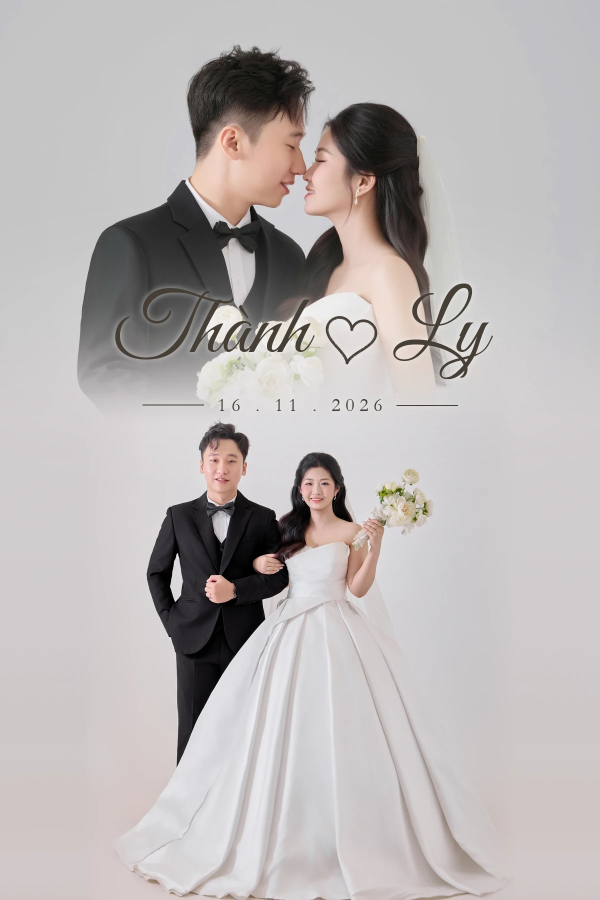
#> input picture assets/img/album-01.webp, 1200 x 1800 px, given in place of 2W4A4766.jpg, which was not available (shown at 1/2 size)
$ python edit_red_photos.py
#> lines starting #> are read from the running program, lines starting #| are printed output that depends on the picture; after the words box and inside, x2 and y2 are one past the last pixel; in counts of white or black regions, pixels touching at a corner belong together; pictures that were not available may be replaced by others from this repository, and a replacement may not be noted
"""Chỉnh ảnh nền rèm đỏ (studio) cho album.

- Nền (tường be, sàn gỗ) -> trắng; rèm, hoa, thảm đỏ giữ nguyên
- Váy / áo vest trắng: sáng hơn theo tỉ lệ (giữ nếp vải), bỏ ám vàng
- KHÔNG nâng sáng toàn ảnh, KHÔNG đụng vào mặt và da: mọi điểm ảnh ngoài nền + vải giữ nguyên gốc

Chạy:  python edit_red_photos.py            (tất cả ảnh)
       python edit_red_photos.py 2W4A4725   (một ảnh)

Toạ độ trong PHOTOS tính theo ảnh thu nhỏ rộng 862px.
"""
import os
import sys
import numpy as np
from PIL import Image, ImageOps, ImageCms, ImageFilter

ROOT = os.path.dirname(os.path.abspath(__file__))
IMG_DIR = os.path.join(ROOT, "assets", "img")
OUT_W = 934
BG_L = 90  # độ sáng nền (Lab 0-100): 95 = trắng tinh, 90 = trắng ngà dịu

PHOTOS = {
    "2W4A4766": {
        "out": "album-04.webp",
        "crop_top": 24,  # px ở ảnh đầu ra
        "person": [(205, 325, 585, 1062), (340, 760, 752, 1062)],
        "faces": [(285, 330, 390, 470), (425, 370, 520, 500)],
        "wall": [(0, 0, 160, 620), (706, 0, 862, 620)],
        "floor": [(0, 940, 175, 1292), (680, 950, 862, 1292)],
    },
    "2W4A4725": {
        "out": "2W4A4725.webp",
        "crop_top": 85,  # bỏ dải trần nhà tối
        "person": [(205, 375, 420, 1040), (370, 420, 605, 1068), (380, 850, 770, 1068)],
        "faces": [(275, 375, 365, 485), (440, 420, 525, 535)],
        "wall": [(0, 0, 200, 1000), (680, 0, 862, 1000)],
        "floor": [(0, 940, 170, 1292), (690, 975, 862, 1292)],
    },
    "2W4A4802": {
        "out": "2W4A4802.webp",
        "crop_top": 108,  # bỏ dải trần nhà tối
        "person": [(225, 400, 405, 1065), (295, 445, 700, 1105)],
        "faces": [(295, 405, 385, 515), (380, 450, 460, 565)],
        "wall": [(0, 0, 205, 1000), (690, 0, 862, 1000)],
        "floor": [(0, 975, 185, 1292), (670, 990, 862, 1292)],
    },
}

srgb = ImageCms.createProfile("sRGB")
lab = ImageCms.createProfile("LAB")
to_lab = ImageCms.buildTransformFromOpenProfiles(srgb, lab, "RGB", "LAB")
to_rgb = ImageCms.buildTransformFromOpenProfiles(lab, srgb, "LAB", "RGB")


def tolab(im):
    x = np.asarray(ImageCms.applyTransform(im, to_lab))
    return np.dstack([x[..., 0].astype(float) / 255 * 100,
                      x[..., 1:].copy().view(np.int8).astype(float)])


def fromlab(x):
    L = np.clip(x[..., 0] / 100 * 255, 0, 255).round().astype(np.uint8)
    ab = np.clip(x[..., 1:], -128, 127).round().astype(np.int8).view(np.uint8)
    return ImageCms.applyTransform(Image.fromarray(np.dstack([L, ab]), "LAB"), to_rgb)


def smooth(m, r):
    img = Image.fromarray((np.clip(m, 0, 1) * 255).astype("uint8"))
    return np.asarray(img.filter(ImageFilter.GaussianBlur(r))).astype(float) / 255


def ramp(v, lo, hi):
    return np.clip((v - lo) / (hi - lo), 0, 1)


def process(name, cfg):
#> called with name = '2W4A4766'
    src = ImageOps.exif_transpose(Image.open(os.path.join(IMG_DIR, name + ".jpg"))).convert("RGB")
#> src is the input picture: PIL image 1200x1800 RGB; mean R, G, B 186.3, 181.3, 180.9
    src = src.resize((OUT_W, round(src.height * OUT_W / src.width)), Image.LANCZOS)
#> src: PIL image 934x1401 RGB
    x = tolab(src)
#> in tolab, `return np.dstack([x[..., 0].astype(float) / 255 * 100, x[..., 1:].copy..`:
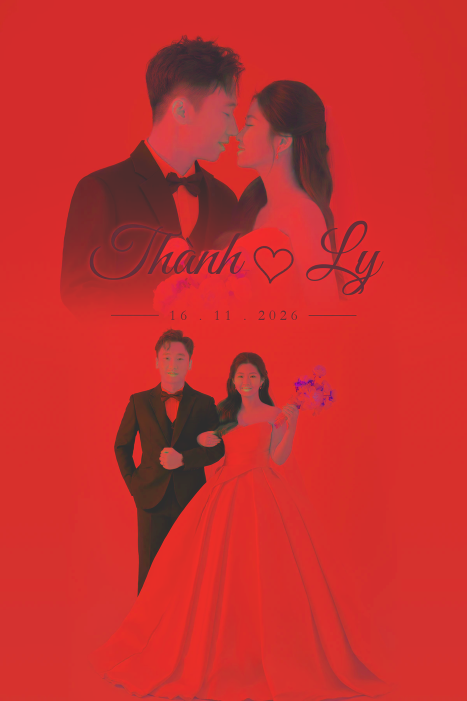
#> returned value: shape (1401, 934, 3) float64 (shown at 1/2 size); mean of channels 0, 1, 2 73.5, 1.8, 1; drawn with min black and max white
    L, A, B = x[..., 0], x[..., 1], x[..., 2]
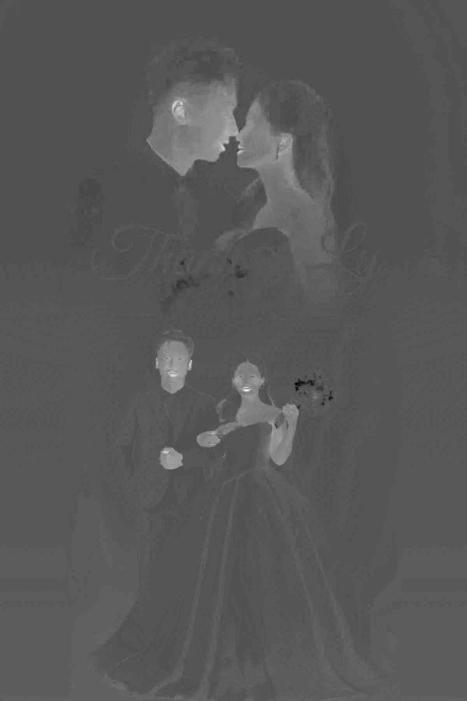
#> A: shape (1401, 934) float64 (shown at 1/2 size); min -21, max 45, mean 1.8; drawn with min black and max white
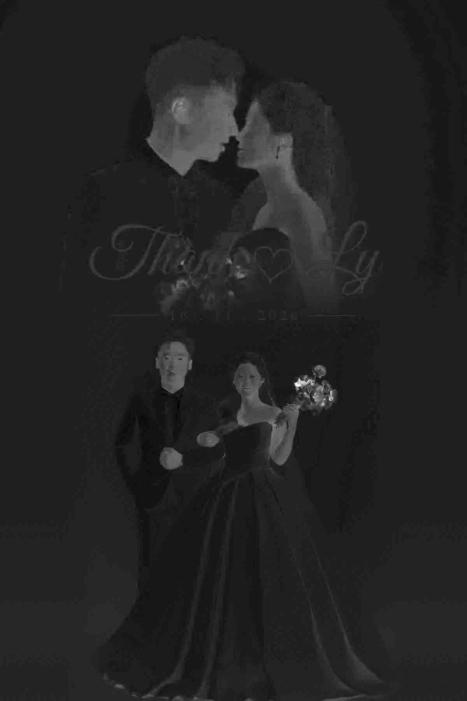
#> B: shape (1401, 934) float64 (shown at 1/2 size); min -8, max 57, mean 1; drawn with min black and max white
    h, w = L.shape
#> h = 1401; w = 934
    chroma = np.hypot(A, B)
    yy, xx = np.mgrid[0:h, 0:w]
    s = w / 862
#> s = 1.08

    def boxes(rects):
        m = np.zeros((h, w))
        for x0, y0, x1, y1 in rects:
            m = np.maximum(m, ((xx >= x0 * s) & (xx < x1 * s) & (yy >= y0 * s) & (yy < y1 * s)).astype(float))
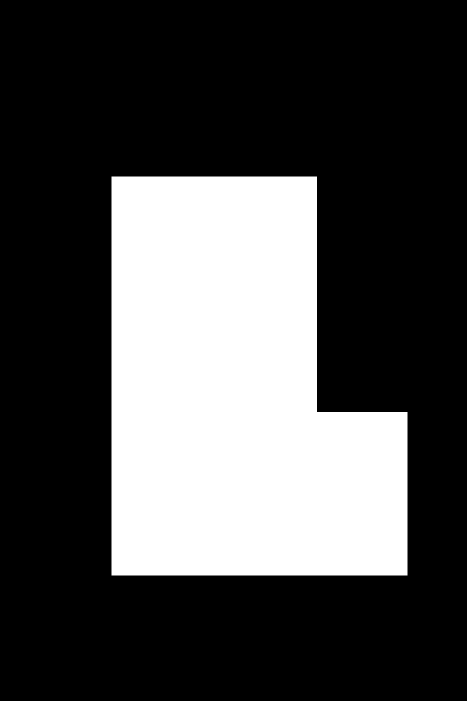
#> m: shape (1401, 934) float64 (shown at 1/2 size); values 0 (black) and 1 (white), 29.6% white; 1 white region, box (x1, y1, x2, y2) and area: (223, 353, 815, 1151) 387165
        return m

    person = smooth(boxes(cfg["person"]), 6)
    faces = smooth(boxes(cfg["faces"]), 4)
#> after the loop in boxes (call 2), `for x0, y0, x1, y1 in rects:`: m: shape (1401, 934) float64; values 0 (black) and 1 (white), 2.4% white; 2 white regions, box (x1, y1, x2, y2) and area: (309, 358, 423, 510) 17328, (461, 401, 564, 542) 14523
    wall, floor = boxes(cfg["wall"]), boxes(cfg["floor"])
#> after the loop in boxes (call 3), `for x0, y0, x1, y1 in rects:`: m: shape (1401, 934) float64; values 0 (black) and 1 (white), 17.6% white; 2 white regions, box (x1, y1, x2, y2) and area: (0, 0, 174, 672) 116928, (765, 0, 934, 672) 113568
#> after the loop in boxes (call 4), `for x0, y0, x1, y1 in rects:`:
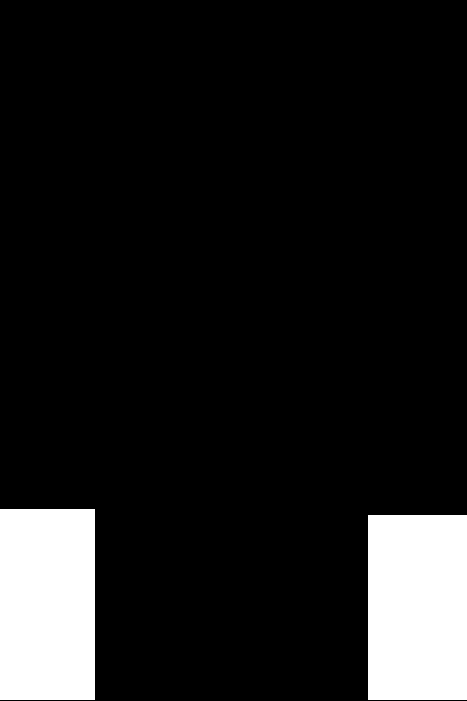
#> m: shape (1401, 934) float64 (shown at 1/2 size); values 0 (black) and 1 (white), 11.1% white; 2 white regions, box (x1, y1, x2, y2) and area: (737, 1030, 934, 1400) 72890, (0, 1019, 190, 1400) 72390

    # 1) Nền -> trắng: trong vùng tường/sàn, chừa màu đỏ và bóng tối trong lùm hoa
    not_red = (1 - ramp(A, 18, 28)) * (1 - ramp(chroma, 22, 32))
    bg = wall * ramp(L, 24, 34) + floor * ramp(L, 8, 16)
    protect = person * np.maximum(1 - floor, ramp(L, 62, 72))
    bg = smooth(np.clip(bg, 0, 1) * not_red * (1 - protect), 1.5)
    L1 = L + (BG_L - L) * bg
    A1 = A * (1 - bg)
    B1 = B * (1 - bg)

    # 2) Vải trắng (váy, vest): trung tính, không phải da ấm, không phải mặt
    warm = ramp(B, 6, 12) * ramp(A, 3, 8)
    fabric = smooth(person * (1 - ramp(chroma, 9, 16)) * (1 - warm) * ramp(L, 50, 62) * (1 - faces), 1.2)
    Lf = L * 1.10                         # sáng theo tỉ lệ -> giữ nếp
    k = 88
    over = Lf > k
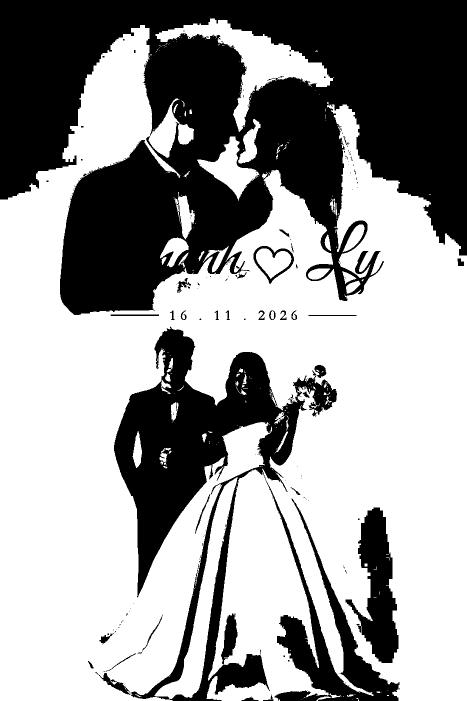
#> over: shape (1401, 934) bool (shown at 1/2 size); 60.7% white; 172 black regions (141 under 20 px), largest, box (x1, y1, x2, y2) and area: (0, 0, 934, 630) 369526, (191, 653, 799, 1401) 123988, (691, 1015, 797, 1326) 16289
    Lf[over] = k + (100 - k) * np.tanh((Lf[over] - k) / (100 - k)) * 0.97   # không cháy trắng
    L1 = L1 * (1 - fabric) + Lf * fabric
    A1 = A1 * (1 - fabric * 0.7)
    B1 = B1 * (1 - fabric * 0.7)

    res = fromlab(np.dstack([L1, A1, B1]))
    # Chỉ ghép phần đã chỉnh; mặt, da, rèm, hoa giữ nguyên điểm ảnh gốc
    edit = np.clip(np.maximum(bg, fabric) * 1.5, 0, 1)[..., None]
    out = Image.fromarray((np.asarray(res) * edit + np.asarray(src) * (1 - edit)).round().astype("uint8"))
    out = out.crop((0, cfg["crop_top"], w, h))
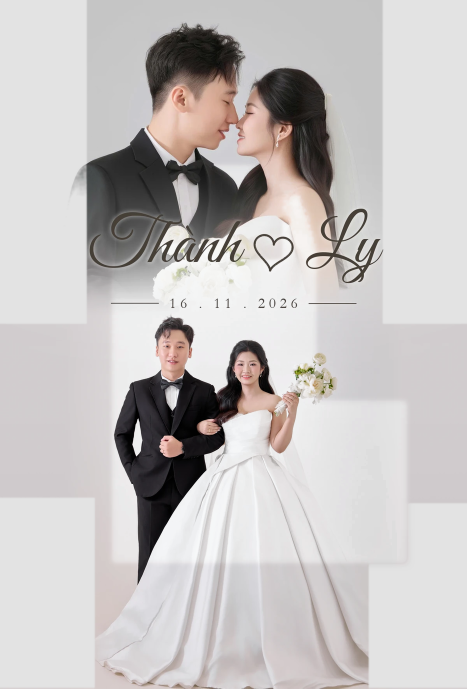
#> out: PIL image 934x1377 RGB (shown at 1/2 size); mean R, G, B 197.2, 193.6, 193
    dst = os.path.join(IMG_DIR, cfg["out"])
    out.save(dst, "WEBP", quality=85, method=6)

    fm = faces[cfg["crop_top"]:] > 0.99
    diff = np.abs(np.asarray(out).astype(int) - np.asarray(src.crop((0, cfg["crop_top"], w, h))).astype(int)).max(axis=2)
    print(f"{name} -> {cfg['out']} {out.size} {os.path.getsize(dst) // 1024} KB, face diff: {int(diff[fm].max())}")
#| 2W4A4766 -> album-04.webp (934, 1377) 48 KB, face diff: 0


if __name__ == "__main__":
    names = sys.argv[1:] or list(PHOTOS)
    for n in names:
        process(n, PHOTOS[n])
